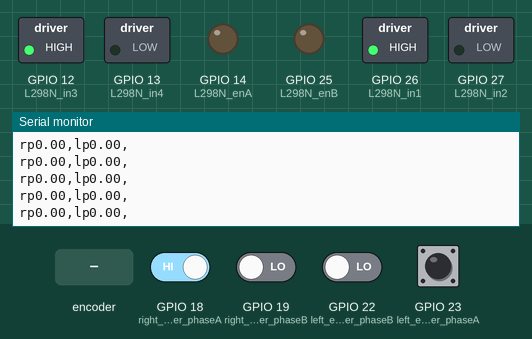
A sketch run on a simulated ESP32. Parts: switched loads named in the sketch (green lamp = pin HIGH), output pins drawn as LEDs (lit = HIGH), the last lines printed to the serial monitor. The test bench sets the inputs (shaded band); at power-on: GPIO 18 (right_encoder_phaseA), GPIO 23 (left_encoder_phaseA) HIGH, GPIO 19 (right_encoder_phaseB), GPIO 22 (left_encoder_phaseB) LOW.

Above: at 1.2 s.
1.3 s: rotary encoder on GPIO 18 (right_encoder_phaseA) / GPIO 19 (right_encoder_phaseB) turned 1 step (first pin leading)
At 1.41 s:
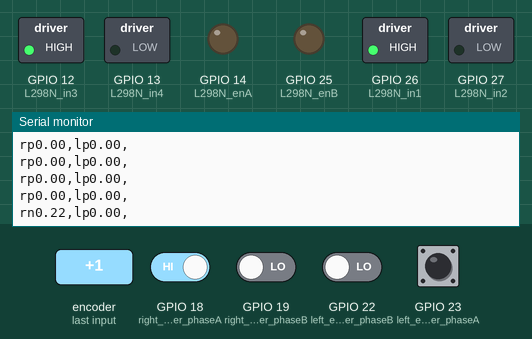
3.0 s: GPIO 23 (left_encoder_phaseA) pulsed LOW 2 times (0.12 s each, 0.3 s apart)
At 3.21 s:
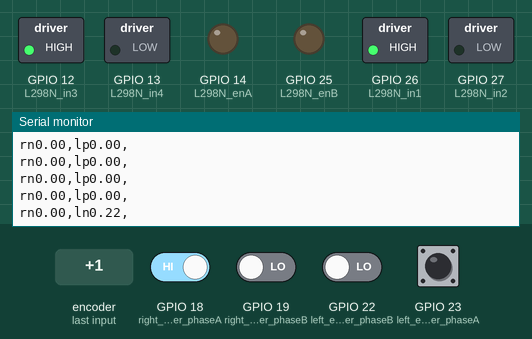
5.1 s: rotary encoder on GPIO 18 (right_encoder_phaseA) / GPIO 19 (right_encoder_phaseB) turned 2 steps (second pin leading)
At 5.21 s:
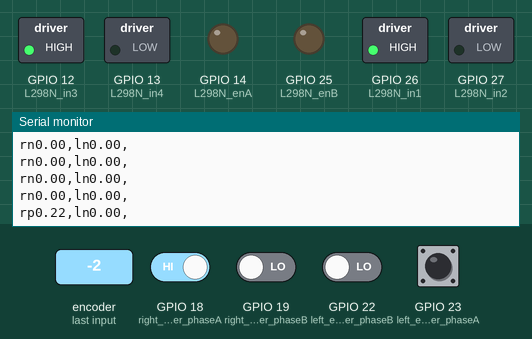

The sketch:

robot_control.ino
```cpp
#include <PID_v1.h>

#define L298N_enA  14
#define L298N_in1  26
#define L298N_in2  27
#define L298N_in3  12
#define L298N_in4  13
#define L298N_enB  25
#define right_encoder_phaseA 18
#define right_encoder_phaseB 19
#define left_encoder_phaseA 23
#define left_encoder_phaseB 22

volatile uint32_t right_encoder_counter = 0;
volatile uint32_t left_encoder_counter = 0;
volatile char right_encoder_sign = 'p';
volatile char left_encoder_sign = 'p';
double right_wheel_measure_velocity = 0.0; // rad/s
double left_wheel_measure_velocity = 0.0; // rad/s
bool is_right_wheel_command = false;
bool is_left_wheel_command = false;
char value[] = "00.00";
uint8_t value_idx = 0;
bool is_cmd_complete = false;
bool is_right_wheel_forward = true;
bool is_left_wheel_forward = true;
double right_wheel_cmd_vel = 0.0;
double left_wheel_cmd_vel = 0.0;
unsigned long last_millis = 0;
unsigned long interval = 100; // 100 miliseconds

#define PULSE_PER_REVOLUTION  282 //(pulse/rev)
#define RPM_TO_RADS  2* 3.14 //(rad/s = v/s*2pi)

double right_wheel_cmd = 0.0;
double left_wheel_cmd = 0.0;

double Kp_r = 12.0;
double Ki_r = 8.0;
double Kd_r = 0.1;
double Kp_l = 12.0;
double Ki_l = 8.0;
double Kd_l = 0.1;

/*
PID Structure: (input, output, setpoint, Kp, Kd, Ki)
*/
PID rightMotor(&right_wheel_measure_velocity, &right_wheel_cmd, &right_wheel_cmd_vel, Kp_r, Ki_r, Kd_r, DIRECT);
PID leftMotor(&left_wheel_measure_velocity, &left_wheel_cmd, &left_wheel_cmd_vel, Kp_l, Ki_l, Kd_l, DIRECT);

void setup() {
  // put your setup code here, to run once:
    pinMode(L298N_enA, OUTPUT);
    pinMode(L298N_in1, OUTPUT);
    pinMode(L298N_in2, OUTPUT);

    pinMode(right_encoder_phaseA, INPUT);
    pinMode(right_encoder_phaseB, INPUT);

    pinMode(L298N_enB, OUTPUT);
    pinMode(L298N_in3, OUTPUT);
    pinMode(L298N_in4, OUTPUT);

    pinMode(left_encoder_phaseA, INPUT);
    pinMode(left_encoder_phaseB, INPUT);

    attachInterrupt(digitalPinToInterrupt(right_encoder_phaseA), rightEncoderCallback, RISING);
    attachInterrupt(digitalPinToInterrupt(left_encoder_phaseA), leftEncoderCallback, RISING);

    digitalWrite(L298N_in1, HIGH);
    digitalWrite(L298N_in2, LOW);
    digitalWrite(L298N_in3, HIGH);
    digitalWrite(L298N_in4, LOW);

    rightMotor.SetMode(AUTOMATIC);
    leftMotor.SetMode(AUTOMATIC);
    Serial.begin(115200);
   last_millis = millis();
}

void loop() {
  // put your main code here, to run repeatedly:

  if(Serial.available())
  {
    char chr = Serial.read();
    if(chr == 'r')
    {
      is_right_wheel_command = true;
      is_left_wheel_command = false;
      value_idx = 0;
      is_cmd_complete = false;
    }
    else if(chr == 'l')
    {
      is_right_wheel_command = false;
      is_left_wheel_command = true;
      value_idx = 0;
    }
    else if(chr == 'p')
    {
      if(is_right_wheel_command && !is_right_wheel_forward)
      {
        digitalWrite(L298N_in1, HIGH - digitalRead(L298N_in1));
        digitalWrite(L298N_in2, HIGH - digitalRead(L298N_in2));
        is_right_wheel_forward = true;
      }
      else if(is_left_wheel_command && !is_left_wheel_forward)
      {
        digitalWrite(L298N_in3, HIGH - digitalRead(L298N_in3));
        digitalWrite(L298N_in4, HIGH - digitalRead(L298N_in4));
        is_left_wheel_forward = true;
      }
    }
    else if(chr == 'n')
    {
      if(is_right_wheel_command && is_right_wheel_forward)
      {
        digitalWrite(L298N_in1, HIGH - digitalRead(L298N_in1));
        digitalWrite(L298N_in2, HIGH - digitalRead(L298N_in2));
        is_right_wheel_forward = false;
      }
      else if(is_left_wheel_command && is_left_wheel_forward)
      {
        digitalWrite(L298N_in3, HIGH - digitalRead(L298N_in3));
        digitalWrite(L298N_in4, HIGH - digitalRead(L298N_in4));
        is_left_wheel_forward = false;
      }
    }
    else if(chr == ',')
    {
      if(is_right_wheel_command)
      {
        right_wheel_cmd_vel = atof(value);
      }
      else if(is_left_wheel_command)
      {
        left_wheel_cmd_vel = atof(value);
        is_cmd_complete = true;
      }
      value_idx = 0;
      value[0] = '0';
      value[1] = '0';
      value[2] = '.';
      value[3] = '0';
      value[4] = '0';
      value[5] = '\0';

    }
    else
    {
      if(value_idx < 5)
      {
        value[value_idx] = chr;
        value_idx++;
      }
    }
  }
  unsigned long current_millis = millis();
  if(current_millis - last_millis >= interval)
  {
    right_wheel_measure_velocity = 10 * right_encoder_counter * (60.0/PULSE_PER_REVOLUTION)* 0.10472;
    left_wheel_measure_velocity = 10 * left_encoder_counter * (60.0/PULSE_PER_REVOLUTION)* 0.10472;
    rightMotor.Compute();
    leftMotor.Compute();
    if(right_wheel_cmd_vel == 0.0)
    {
      right_wheel_cmd = 0.0;
    }
    if(left_wheel_cmd_vel == 0.0)
    {
      left_wheel_cmd = 0.0;
    }
    analogWrite(L298N_enA, right_wheel_cmd);
    analogWrite(L298N_enB, left_wheel_cmd);
    String encoder_read = String("r") + right_encoder_sign
    + String(right_wheel_measure_velocity)
    + ",l" + left_encoder_sign
    + String(left_wheel_measure_velocity) + ",";
    Serial.println(encoder_read);
    right_encoder_counter = 0;
    left_encoder_counter = 0;
    last_millis = current_millis;
    analogWrite(L298N_enA, right_wheel_cmd);
    analogWrite(L298N_enB, left_wheel_cmd);
  }


}

void rightEncoderCallback()
{
  right_encoder_counter++;
  if(digitalRead(right_encoder_phaseB) == HIGH)
  {
    right_encoder_sign = 'p';
  }
  else{
    right_encoder_sign = 'n';
  }
}

void leftEncoderCallback()
{
  left_encoder_counter++;
  if(digitalRead(left_encoder_phaseB) == HIGH)
  {
    left_encoder_sign = 'p';
  }
  else{
    left_encoder_sign = 'n';
  }
}
```

Measured:
- after the input at 1.3 s, the serial monitor: prints a new line after 0.10 s (image 1)
- after the input at 3.0 s, the serial monitor: prints a new line after 0.20 s (image 2)
- after the input at 5.1 s, the serial monitor: prints a new line after 0.11 s (image 3)
